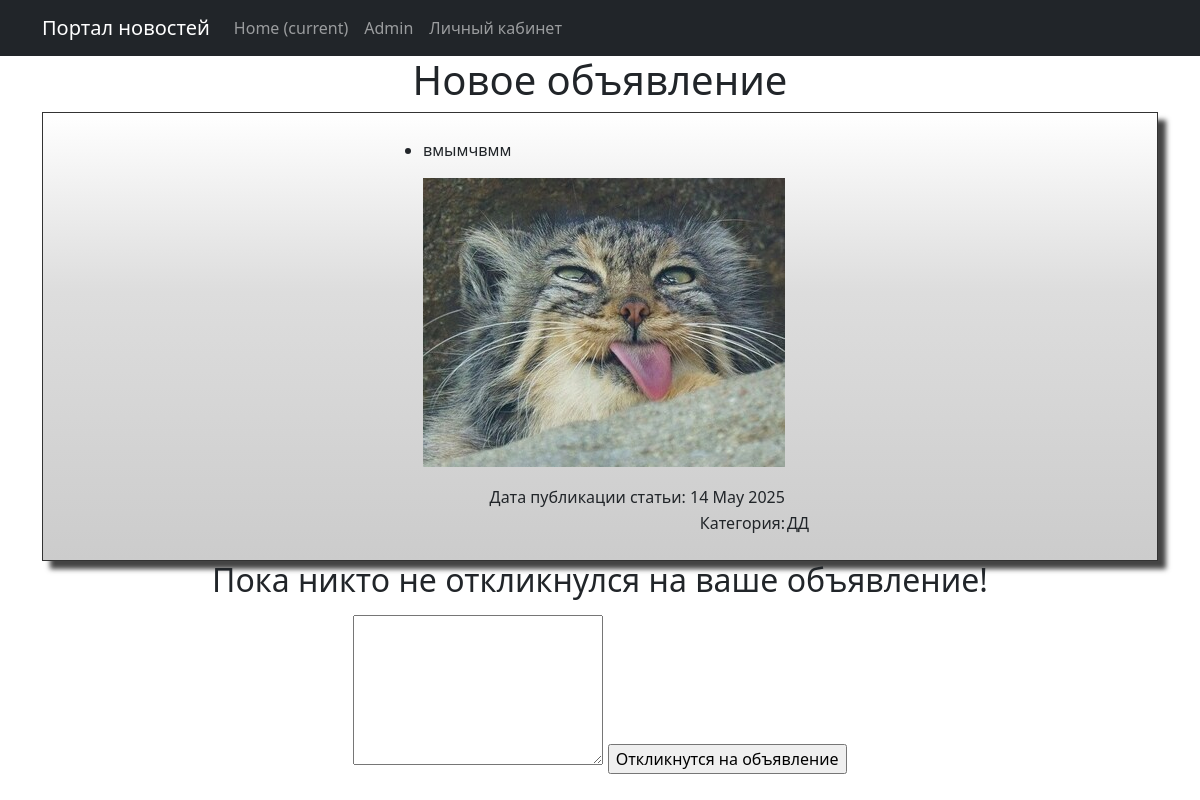
Before: /5 with the older database file.
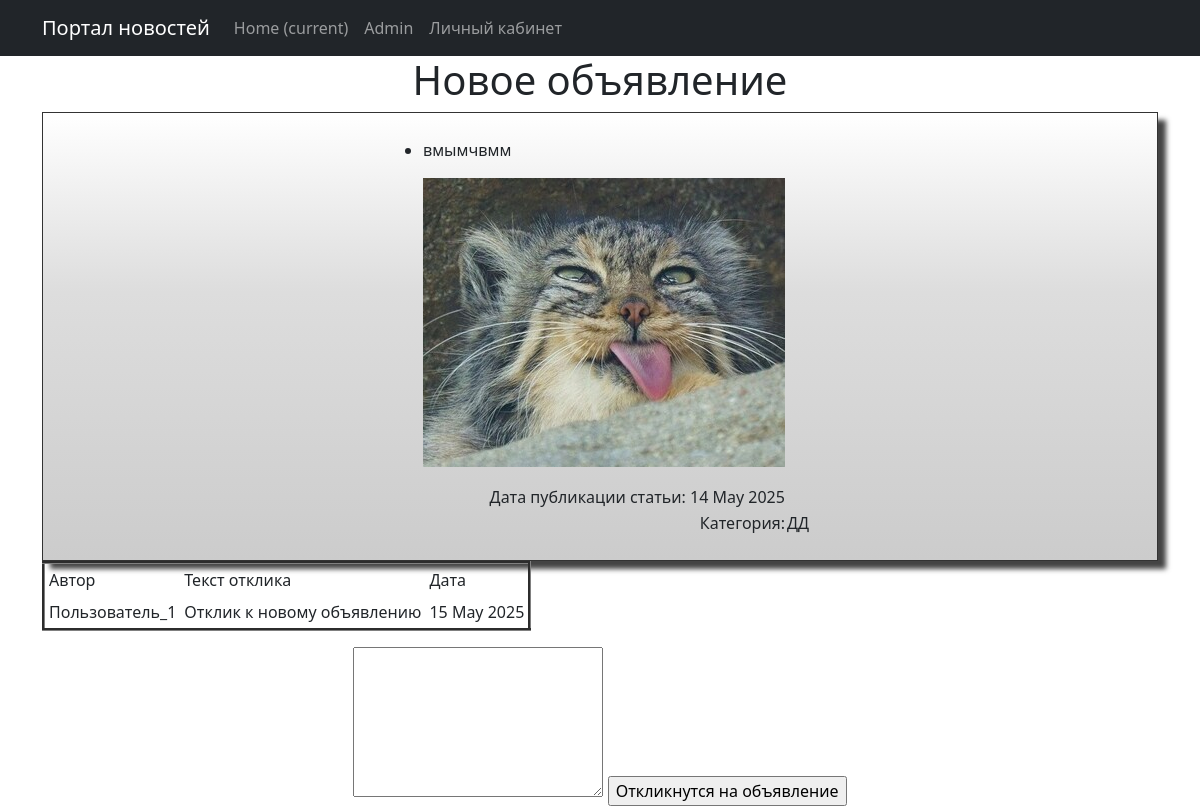
After: the same page with the newer database file.
### advertisement/models.py (models this page shows, shortened)
class Feedback(models.Model): # модель отклика
    ad_id = models.ForeignKey(Advertisement, on_delete=models.CASCADE)
    user_id = models.ForeignKey(User, on_delete=models.CASCADE)
    text_feedback = models.CharField(max_length = 255)
    feedback_received = models.BooleanField(default = False)
    date_time = models.DateTimeField(auto_now_add=True)

### advertisement/views.py (the view)
# urls.py: path('<int:pk>', AdDetail.as_view(), name='ad_detail'),
class AdDetail(DetailView):
    model = Advertisement
    template_name = 'advertisement/ad_detail.html'
    context_object_name = 'ad_detail'
    def get_context_data(self, **kwargs):
        ad = self.get_object()
        if ad.user_id == self.request.user:
            author_ad = True
        else:
            author_ad = False
        context = super().get_context_data(**kwargs)
        context['feedbacks'] = Feedback.objects.filter(ad_id=ad.pk)
        context['author_ad'] = author_ad
        return context

### advertisement/models.py (called while the page is built)
    def __str__(self):
        return self.name

### templates/advertisement/ad_detail.html (shortened to what this page needs)
{% extends 'flatpages/default.html' %}
{% block content %}
<h1>{{ ad_detail.title_ad }}</h1>
        <div class="shadowbox">
                <table align="center">
                    <tr><td align="left">{{ ad_detail.text_ad | safe }}</td></tr>
                    <tr><td align="right"> Дата публикации статьи: {{ ad_detail.date_time | date:'d M Y' }}</td></tr>
                    <tr>
                        <td align="right"> Категория:</td>
                        <td> {{ ad_detail.category }} </td>
                    </tr>
                </table>
        </div>
<div>
        {% if feedbacks %}
            <table border="3" cellpadding="4" cellspacing="1">
                <tr>
                    <td align="left">Автор</td>
                    <td align="left">Текст отклика</td>
                    <td align="left">Дата</td>
                </tr>
                {% for feedback in feedbacks%}
                <tr>
                    <td>{{ feedback.user_id }}</td>
                    <td>{{ feedback.text_feedback }}</td>
                    <td>{{ feedback.date_time | date:'d M Y' }}</td>
                </tr>
                {% endfor %}
            </table>
        {% else %}
        <h2>Пока никто не откликнулся на ваше объявление!</h2>
        {% endif%}
</div>
<div>
    <form action="{% url 'create_feedback' ad_detail.pk %}" method="post">
            <textarea name="text" style="width:250px;height:150px;"></textarea>
            <input type="submit" value="Откликнутся на объявление">
        </form>
</div>
{% endblock content %}

Changed rows visible on the page:
added Feedback: user_id "Пользователь_1", text_feedback "Отклик к новому объявлению", date_time "15 May 2025"
Other visible differences:
text no longer shown: "Пока никто не откликнулся на ваше объявление!"
text now shown: "Автор Текст отклика Дата"
